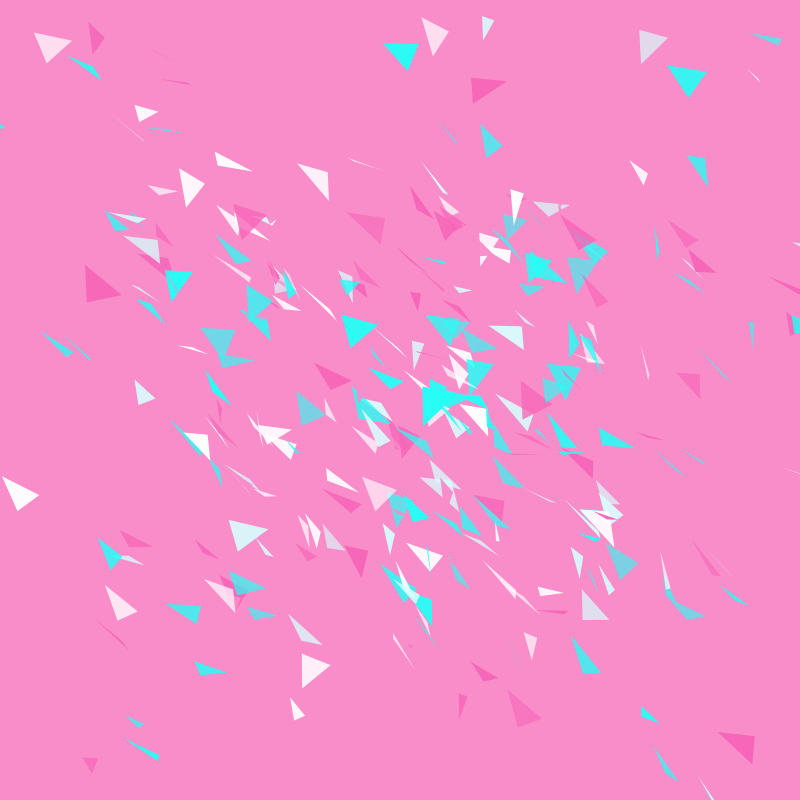
Frame 1 (no input)
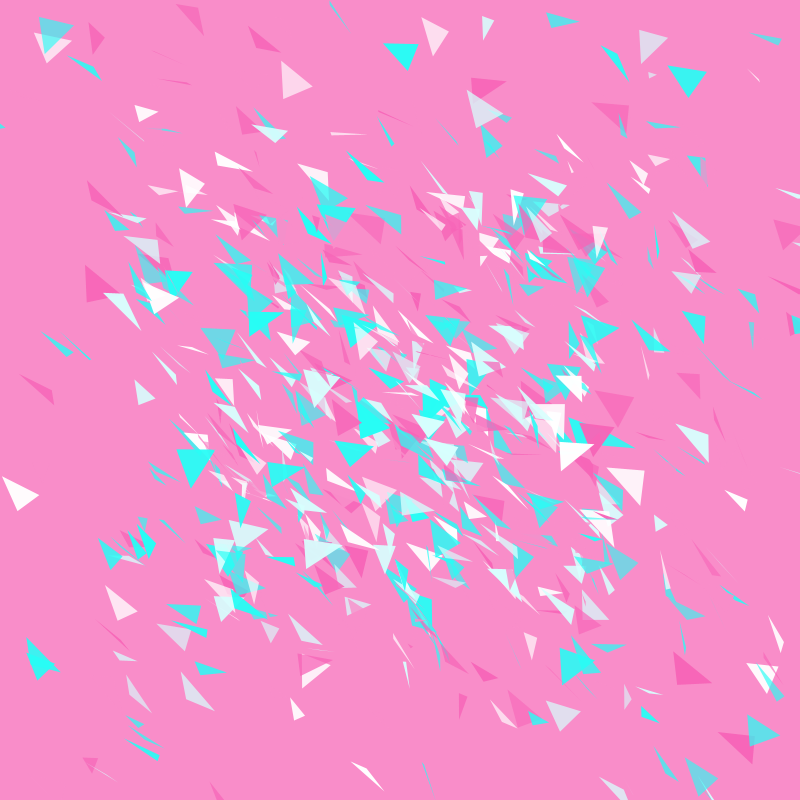
Frame 2 (the mouse pressed at the canvas centre, redrawn once)

The Processing sketch that drew these frames (run headless with seeded random() and noise(); the mouse was pressed at the canvas centre and the sketch redrawn once):

// Processing sketch: polygonalgorithm
// ── polygonalgorithm.pde
int center = 400;

final color[] colorList = {color(255, 255, 255), color(39, 253, 245), color(249, 141, 201), color(247, 101, 184), color(215, 255, 254), color(39, 253, 245)};
void setup() {
  size(800, 800);
  background(249, 141, 201);
  noStroke();
  smooth();

  noLoop();
}
void draw(){
  for (int i=0; i<200; i++) {
    fill( colorList[ (int) random(colorList.length) ],random(150,255));
    float firstcheck=random(10);
    if (firstcheck>=3) {
      float x = (random(center-200,center+200));
      float y = (random(center-200,center+200));
      triangle(x, y, x+random(40), y+random(40), x+random(40), y+random(40));
    }
    if (firstcheck>=5) {
      float x = (random(center-300,center+300));
      float y = (random(center-300,center+300));
      triangle(x, y, x+random(40), y+random(40), x+random(40), y+random(40));
    }
    if (firstcheck>=6) {
      float x = (random(center-400,center+400));
      float y = (random(center-400,center+400));
      triangle(x, y, x+random(40), y+random(40), x+random(40), y+random(40));
    }
    if (firstcheck>=8) {
      float x = (random(center-800,center+800));
      float y = (random(center-800,center+800));
      triangle(x, y, x+random(40), y+random(40), x+random(40), y+random(40));
    }
  }
}
